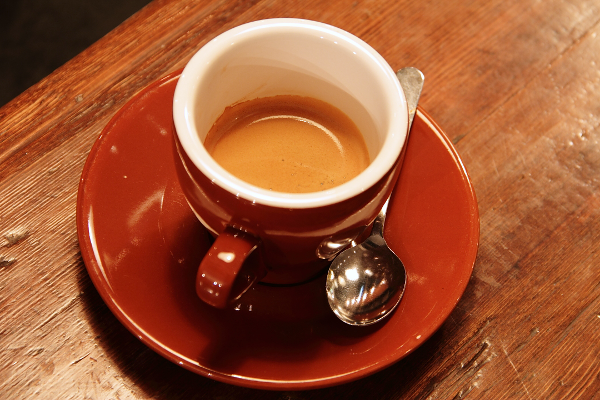
#> input picture skimage.data.coffee(), 600 x 400 px
$ python testing.py
#> lines starting #> are read from the running program, lines starting #| are printed output that depends on the picture
import sys
import skimage
from skimage import io, filters, feature, data, segmentation
import numpy as np
import matplotlib.pyplot as plt
import cv2

image = skimage.data.coffee()
#> image is the input picture: shape (400, 600, 3); mean R, G, B 158.6, 85.8, 51.5
image = skimage.io.imread(fname="b.png")
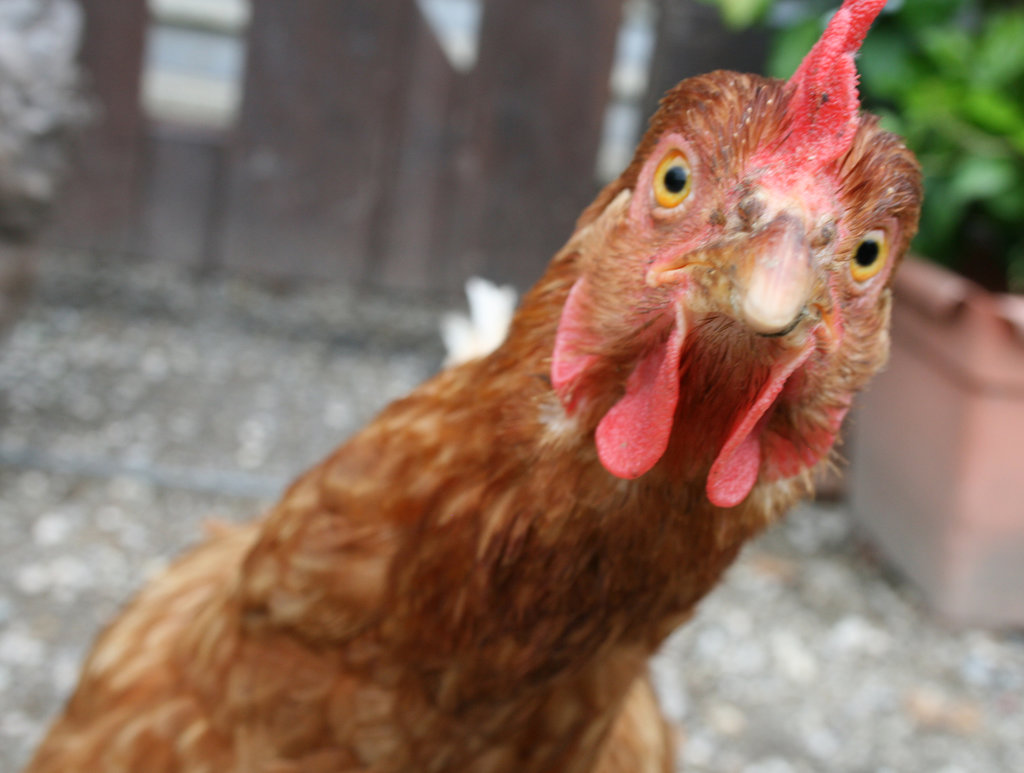
#> input picture OldInProgress/OldSuperpixel/b.PNG, 1024 x 773 px, found by its file name
#> image is the input picture: shape (773, 1024, 4); mean R, G, B, A 134.8, 110.8, 95.8, 255

io.imshow(image)
io.show()

segments = skimage.segmentation.slic(image, n_segments=400, compactness=10.0,
										sigma=2, enforce_connectivity=True)
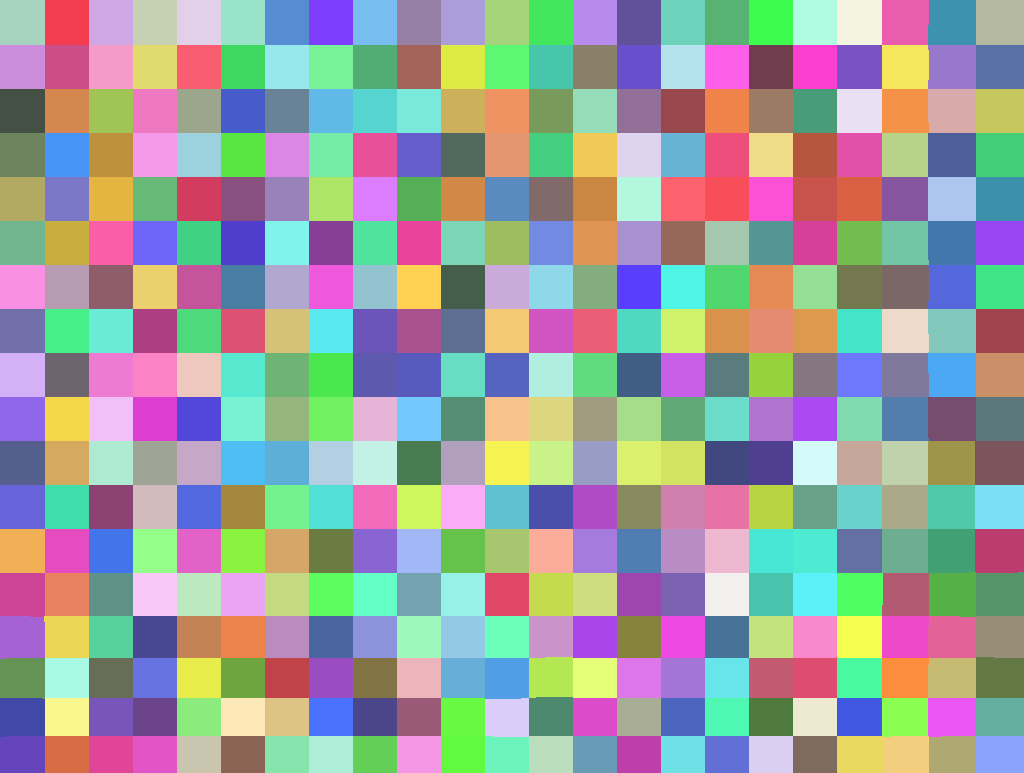
#> segments: shape (773, 1024) int64; 414 distinct labels, from 1 to 414; one colour per label, 0 black

figure = plt.figure("Superpixels")
ax = figure.add_subplot(1, 1, 1)
ax.imshow(skimage.segmentation.mark_boundaries(skimage.util.img_as_float(
									cv2.cvtColor(image, cv2.COLOR_BGR2RGB)
		 ), segments))
plt.axis("off")
plt.show()
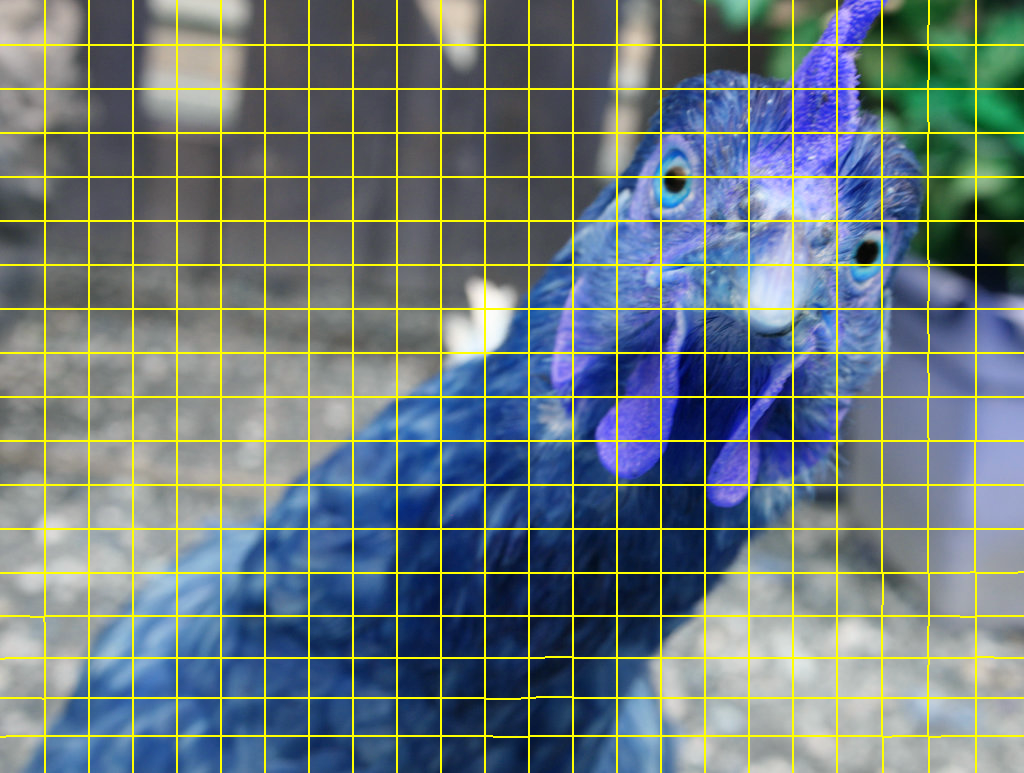
#> shown: shape (773, 1024, 3) float64; mean R, G, B 0.429, 0.483, 0.484


'''
# loop over the unique segment values
for (i, segVal) in enumerate(np.unique(segments)):
	# construct a mask for the segment
	print("[x] inspecting segment %d",i)
	mask = np.zeros(image.shape[:2], dtype = "uint8")
	mask[segments == segVal] = 255

	# show the masked region
	cv2.imshow("Mask", mask)
	cv2.imshow("Applied", cv2.bitwise_and(image, image, mask = mask))
	cv2.waitKey(0)
'''
